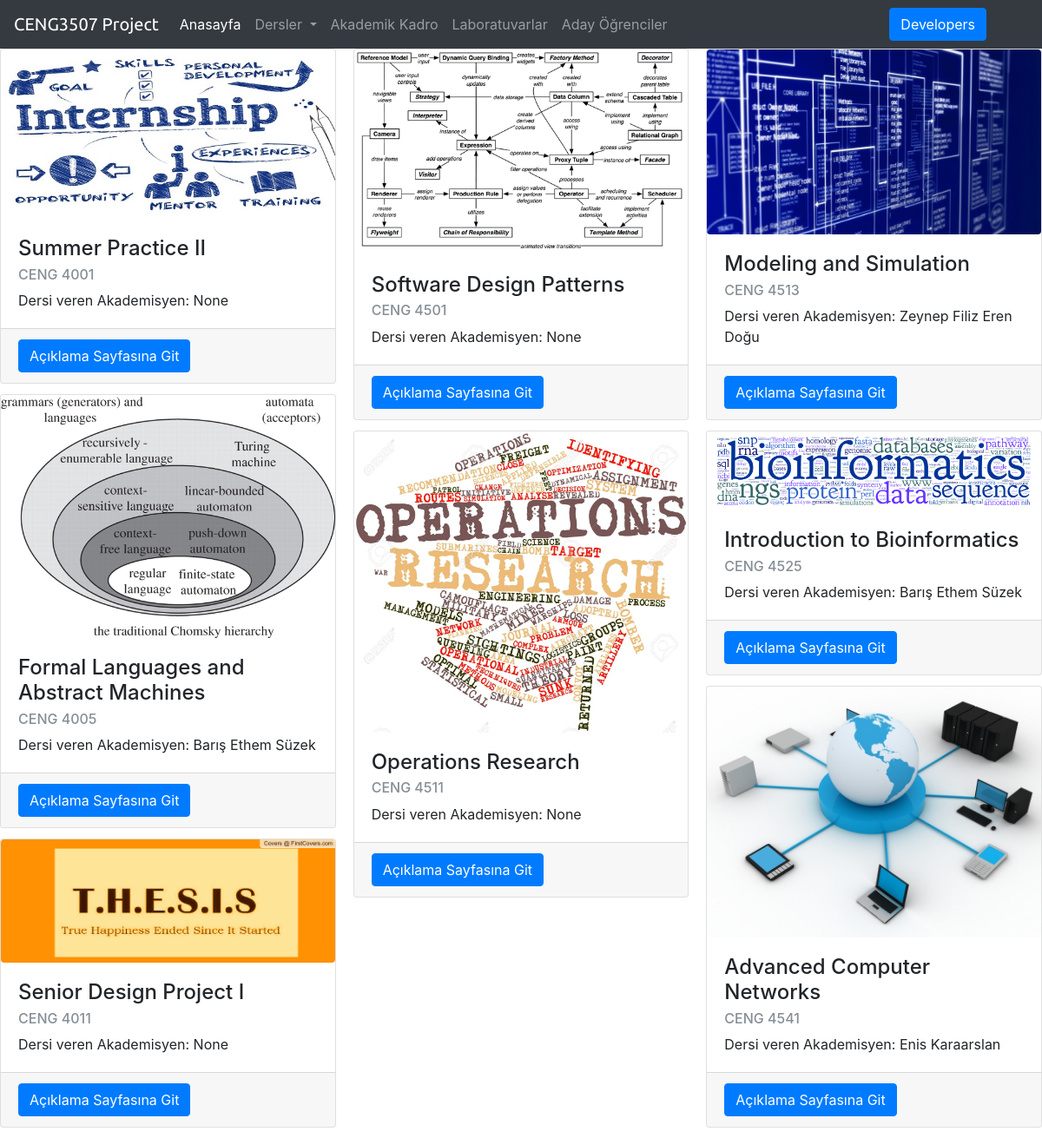
Before: /lectures/fourthclass/ with the older database file.
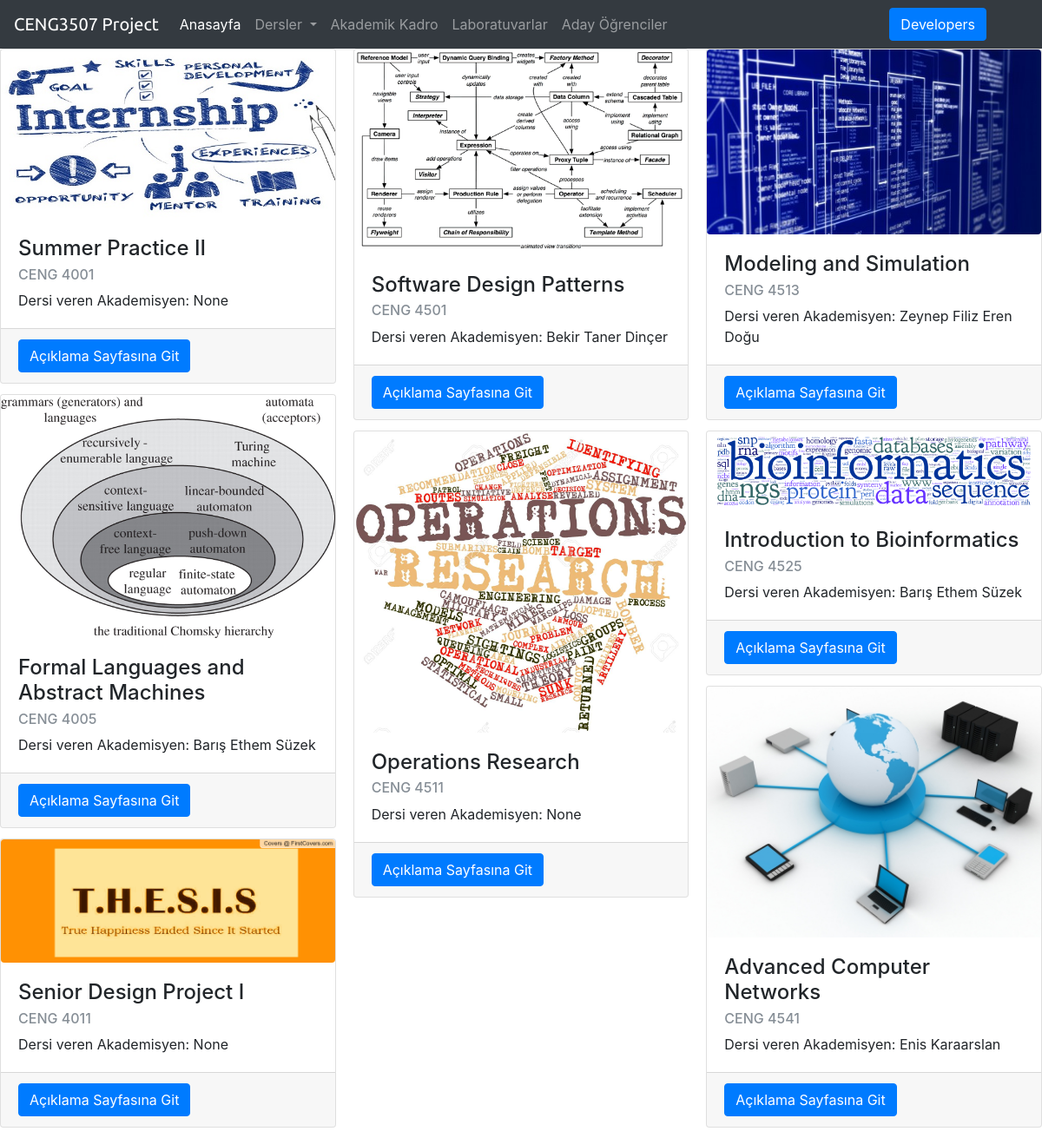
After: the same page with the newer database file.
### app_lecture/models.py (models this page shows, shortened)
class Lecture(models.Model):
    code = models.CharField(
        max_length=10,
        primary_key=True,
        unique=True,
    )
    name = models.CharField(max_length=300)
    year_choices = (
        ('1', '1'),
        ('2', '2'),
        ('3', '3'),
        ('4', '4'),
    )
    year = models.CharField(
        max_length=10,
        choices=year_choices,
        default='1'
    )
    term_choices = (
        ('Fall', 'Fall'),
        ('Spring', 'Spring'),
    )
    term = models.CharField(
        max_length=10,
        choices=term_choices,
        default='Fall'
    )
    secme_choises = (
        ('Seçmeli', 'Seçmeli'),
        ('Zorunlu', 'Zorunlu'),
    )
    kredi = models.CharField(max_length=3, blank=True, null=True, default="0")
    secme = models.CharField(max_length=20,choices=secme_choises, blank=True, null=True)
    image = models.ImageField(upload_to="uploads", blank=True, null=True)
    lecturer = models.ForeignKey(Lecturer, on_delete=models.CASCADE, blank=True, null=True)
    lab = models.ForeignKey(Lab, blank=True, null=True)
    aciklama = models.TextField()

### app_lecturer/models.py (models this page shows)
class Lecturer(models.Model):
    name = models.CharField(max_length=100)
    surname = models.CharField(max_length=100, primary_key=True)
    title = models.CharField(max_length=100, blank=True, null=True)
    bolum = models.CharField(max_length=100, blank=True, null=True)
    office_code = models.CharField(max_length=20)
    e_mail = models.EmailField(max_length=100)
    telephone = models.CharField(max_length=15)
    web_site = models.TextField(validators=[URLValidator()])
    aciklama = models.TextField(blank=True, null=True)
    image = models.ImageField(upload_to="uploads", blank=True, null=True)
    def __str__(self):
        return self.name + " " + self.surname

### app_lecture/views.py (the view)
def classfour(request):
    lectures = Lecture.objects.filter(year='4')
    context = {"lectures": lectures}
    return render(request, 'lecture/classes.html', context)

### templates/lecture/classes.html
{% extends "base.html" %}
{% block content %}
<div class="card-columns">
    {% for lecture in lectures %}
    <div class="card ">
        <div id="card-resim">
            <img class="card-img-top img-fluid rounded" src="{{ MEDIA_URL }}{{ lecture.image }}" alt="Card image cap">
        </div>
        <div class="card-body">
            <h4 class="card-title">{{lecture.name}}</h4>
            <h6 class="card-subtitle mb-2 text-muted">{{lecture.code}}</h6>
            <p class="card-text">Dersi veren Akademisyen: {{lecture.lecturer}}<br>
            </p>
        </div>
        <div class="card-footer">
            <a href="{% url 'details' lecture.code|slugify %}" class="btn btn-primary">Açıklama Sayfasına Git</a>
        </div>
    </div>
    {% endfor %}
</div>
{% endblock %}

### templates/base.html (shortened to what this page needs)
{% load static %}
<!DOCTYPE html>
<html lang="en">
<head>
    <link rel="stylesheet" href="https://maxcdn.bootstrapcdn.com/font-awesome/4.7.0/css/font-awesome.min.css">
    <link rel="stylesheet" href="{% static "bootstrap.min.css" %}">
</head>
<body>
<nav class="navbar navbar-expand-lg navbar-dark bg-dark">
  <a style="font-family: 'Ubuntu', sans-serif;" class="navbar-brand" href="{% url 'homepage' %}">CENG3507 Project</a>
  <div class="collapse navbar-collapse" id="navbarSupportedContent">
    <ul class="navbar-nav mr-auto">
      <li class="nav-item active">
        <a class="nav-link" href="{% url 'homepage' %}">Anasayfa <span class="sr-only">(current)</span></a>
      </li>
      <li class="nav-item dropdown">
        <a class="nav-link dropdown-toggle" href="#" id="navbarDropdown" role="button" data-toggle="dropdown" aria-haspopup="true" aria-expanded="false">
          Dersler
        </a>
      </li>
      <li class="nav-item">
        <a class="nav-link " href="{% url 'lecturer' %}">Akademik Kadro</a>
      </li>
        <li class="nav-item">
        <a class="nav-link " href="{% url 'lab' %}">Laboratuvarlar</a>
      </li>
        <li class="nav-item">
        <a class="nav-link " href="{% url 'candidate' %}">Aday Öğrenciler</a>
    </ul>
    <ul class="navbar-nav ml-auto mr-5">
        <li class="nav-item">
            <a class="btn btn-primary developer-button" href="{% url 'developers' %}" role="button">Developers</a>
        </li>
      </ul>
  </div>
</nav>
{% block content %}{% endblock %}
</body>
</html>

### templates/base.html (style rules this page uses)
.developer-button { color: #ffffff }

Changed rows visible on the page:
changed Lecture "Software Design Patterns": lecturer "None" → "Bekir Taner Dinçer"
